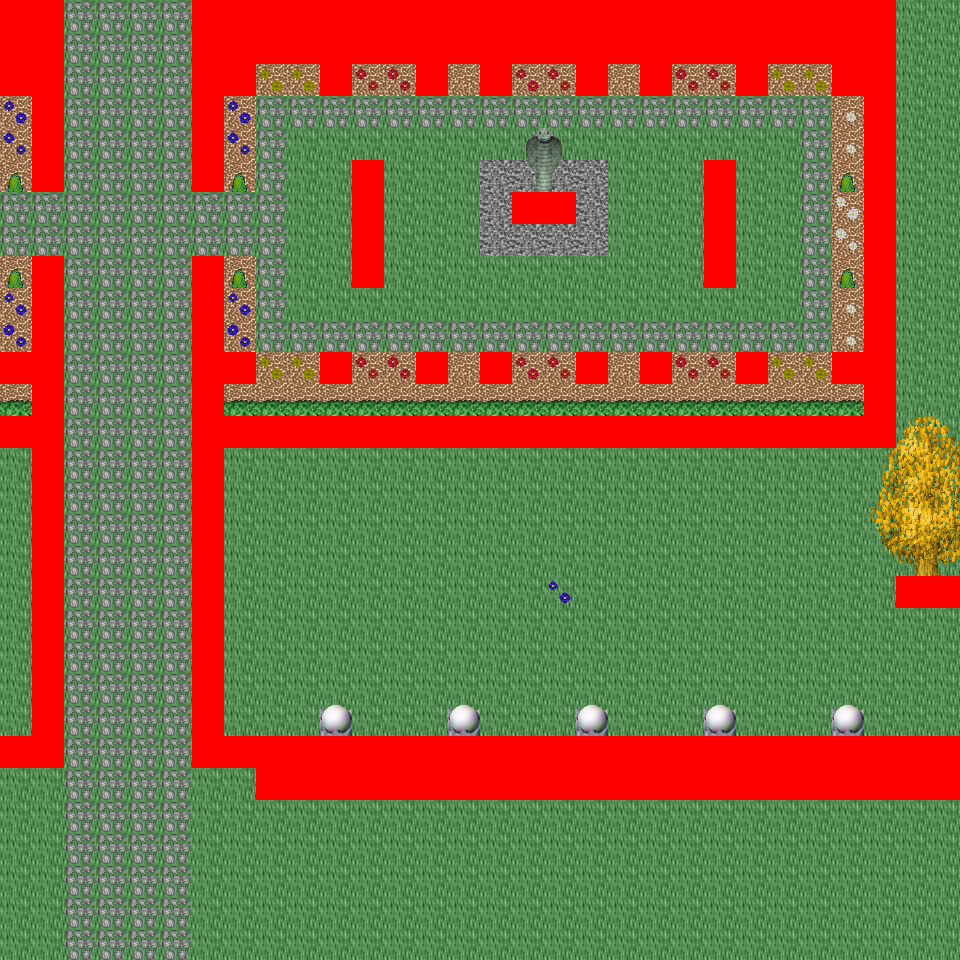

Tiled map render using the project's own tile images. Description and the map definition, with tile-layer contents summarised, below:
An orthogonal 30x30 tile map with 32x32 px tiles, 6 tile layers (Ground, Object, Object2, Above, ...), 42 tilesets and 10 objects (10x mapExit).

<map version="1.0" orientation="orthogonal" renderorder="right-down" width="30" height="30" tilewidth="32" tileheight="32" nextobjectid="11">
  <tileset firstgid="1" name="tileset_logic_collision" tilewidth="32" tileheight="32" tilecount="1" columns="1">
    <image source="../drawable/tileset_logic_collision.png" width="32" height="32" />
  </tileset>
  <tileset firstgid="2" name="tileset_building_decoration_orbpedestal" tilewidth="32" tileheight="32" tilecount="2" columns="1">
    <image source="../drawable/tileset_building_decoration_orbpedestal.png" width="32" height="64" />
  </tileset>
  <tileset firstgid="4" name="tileset_building_decoration_block" tilewidth="32" tileheight="32" tilecount="2" columns="2">
    <image source="../drawable/tileset_building_decoration_block.png" width="64" height="32" />
  </tileset>
  <tileset firstgid="6" name="tileset_building_decoration_chimney" tilewidth="32" tileheight="32" tilecount="2" columns="1">
    <image source="../drawable/tileset_building_decoration_chimney.png" width="32" height="64" />
  </tileset>
  <tileset firstgid="8" name="tileset_building_fence_fence_chunky" tilewidth="32" tileheight="32" tilecount="21" columns="3">
    <image source="../drawable/tileset_building_fence_fence_chunky.png" width="96" height="224" />
  </tileset>
  <tileset firstgid="29" name="tileset_ground_cobbled_paving" tilewidth="32" tileheight="32" tilecount="1" columns="1">
    <image source="../drawable/tileset_ground_cobbled_paving.png" width="32" height="32" />
  </tileset>
  <tileset firstgid="30" name="tileset_ground_gravel" tilewidth="32" tileheight="32" tilecount="1" columns="1">
    <image source="../drawable/tileset_ground_gravel.png" width="32" height="32" />
  </tileset>
  <tileset firstgid="31" name="tileset_ground_stone_floors" tilewidth="32" tileheight="32" tilecount="6" columns="3">
    <image source="../drawable/tileset_ground_stone_floors.png" width="96" height="64" />
  </tileset>
  <tileset firstgid="37" name="tileset_ground_ground" tilewidth="32" tileheight="32" tilecount="33" columns="3">
    <image source="../drawable/tileset_ground_ground.png" width="96" height="352" />
  </tileset>
  <tileset firstgid="70" name="tileset_plant_bush_hedge" tilewidth="32" tileheight="32" tilecount="35" columns="5">
    <image source="../drawable/tileset_plant_bush_hedge.png" width="160" height="224" />
  </tileset>
  <tileset firstgid="105" name="tileset_plant_bush_various_small" tilewidth="32" tileheight="32" tilecount="9" columns="3">
    <image source="../drawable/tileset_plant_bush_various_small.png" width="96" height="96" />
  </tileset>
  <tileset firstgid="114" name="tileset_plant_flower_daisy_blue" tilewidth="32" tileheight="32" tilecount="8" columns="2">
    <image source="../drawable/tileset_plant_flower_daisy_blue.png" width="64" height="128" />
  </tileset>
  <tileset firstgid="122" name="tileset_plant_flower_daisy_red" tilewidth="32" tileheight="32" tilecount="8" columns="2">
    <image source="../drawable/tileset_plant_flower_daisy_red.png" width="64" height="128" />
  </tileset>
  <tileset firstgid="130" name="tileset_plant_flower_daisy_white" tilewidth="32" tileheight="32" tilecount="8" columns="2">
    <image source="../drawable/tileset_plant_flower_daisy_white.png" width="64" height="128" />
  </tileset>
  <tileset firstgid="138" name="tileset_plant_flower_daisy_yellow" tilewidth="32" tileheight="32" tilecount="8" columns="2">
    <image source="../drawable/tileset_plant_flower_daisy_yellow.png" width="64" height="128" />
  </tileset>
  <tileset firstgid="146" name="tileset_plant_vine_plait" tilewidth="32" tileheight="32" tilecount="9" columns="3">
    <image source="../drawable/tileset_plant_vine_plait.png" width="96" height="96" />
  </tileset>
  <tileset firstgid="155" name="tileset_furniture_light_iron_lamp" tilewidth="32" tileheight="32" tilecount="3" columns="1">
    <image source="../drawable/tileset_furniture_light_iron_lamp.png" width="32" height="96" />
  </tileset>
  <tileset firstgid="158" name="tileset_furniture_light_flames" tilewidth="32" tileheight="32" tilecount="6" columns="6">
    <image source="../drawable/tileset_furniture_light_flames.png" width="192" height="32" />
  </tileset>
  <tileset firstgid="164" name="tileset_ground_grass_corners" tilewidth="32" tileheight="32" tilecount="24" columns="6">
    <image source="../drawable/tileset_ground_grass_corners.png" width="192" height="128" />
  </tileset>
  <tileset firstgid="188" name="tileset_ground_grass_edges" tilewidth="32" tileheight="32" tilecount="36" columns="12">
    <image source="../drawable/tileset_ground_grass_edges.png" width="384" height="96" />
  </tileset>
  <tileset firstgid="224" name="tileset_plant_tree_tree_golden_large" tilewidth="32" tileheight="32" tilecount="24" columns="4">
    <image source="../drawable/tileset_plant_tree_tree_golden_large.png" width="128" height="192" />
  </tileset>
  <tileset firstgid="248" name="tileset_ground_water_dungeon_water" tilewidth="32" tileheight="32" tilecount="30" columns="3">
    <image source="../drawable/tileset_ground_water_dungeon_water.png" width="96" height="320" />
  </tileset>
  <tileset firstgid="278" name="tileset_plant_indoor_pot_plant_1" tilewidth="32" tileheight="32" tilecount="12" columns="6">
    <image source="../drawable/tileset_plant_indoor_pot_plant_1.png" width="192" height="64" />
  </tileset>
  <tileset firstgid="290" name="tileset_logic_creature_human_imperial" tilewidth="32" tileheight="32" tilecount="16" columns="8">
    <image source="../drawable/tileset_logic_creature_human_imperial.png" width="256" height="64" />
  </tileset>
  <tileset firstgid="306" name="tileset_item_statue_metal_and_stone" tilewidth="32" tileheight="32" tilecount="6" columns="3">
    <image source="../drawable/tileset_item_statue_metal_and_stone.png" width="96" height="64" />
  </tileset>
  <tileset firstgid="312" name="tileset_item_statue_grey_stone" tilewidth="32" tileheight="32" tilecount="4" columns="2">
    <image source="../drawable/tileset_item_statue_grey_stone.png" width="64" height="64" />
  </tileset>
  <tileset firstgid="316" name="tileset_building_castle" tilewidth="32" tileheight="32" tilecount="320" columns="20">
    <image source="../drawable/tileset_building_castle.png" width="640" height="512" />
  </tileset>
  <tileset firstgid="636" name="tileset_building_church" tilewidth="32" tileheight="32" tilecount="56" columns="8">
    <image source="../drawable/tileset_building_church.png" width="256" height="224" />
  </tileset>
  <tileset firstgid="692" name="tileset_item_pot_pot_golden" tilewidth="32" tileheight="32" tilecount="4" columns="4">
    <image source="../drawable/tileset_item_pot_pot_golden.png" width="128" height="32" />
  </tileset>
  <tileset firstgid="696" name="tileset_furniture_table_bench" tilewidth="32" tileheight="32" tilecount="3" columns="3">
    <image source="../drawable/tileset_furniture_table_bench.png" width="96" height="32" />
  </tileset>
  <tileset firstgid="699" name="tileset_item_statue_green_stone" tilewidth="32" tileheight="32" tilecount="12" columns="4">
    <image source="../drawable/tileset_item_statue_green_stone.png" width="128" height="96" />
  </tileset>
  <tileset firstgid="711" name="tileset_item_statue_green_stone_2" tilewidth="32" tileheight="32" tilecount="6" columns="2">
    <image source="../drawable/tileset_item_statue_green_stone_2.png" width="64" height="96" />
  </tileset>
  <tileset firstgid="717" name="tileset_plant_bush_hosta" tilewidth="32" tileheight="32" tilecount="9" columns="3">
    <image source="../drawable/tileset_plant_bush_hosta.png" width="96" height="96" />
  </tileset>
  <tileset firstgid="726" name="tileset_plant_tree_tree_green" tilewidth="32" tileheight="32" tilecount="88" columns="8">
    <image source="../drawable/tileset_plant_tree_tree_green.png" width="256" height="352" />
  </tileset>
  <tileset firstgid="814" name="tileset_item_banners_flag" tilewidth="32" tileheight="32" tilecount="12" columns="3">
    <image source="../drawable/tileset_item_banners_flag.png" width="96" height="128" />
  </tileset>
  <tileset firstgid="826" name="tileset_furniture_table_long_front_on" tilewidth="32" tileheight="32" tilecount="3" columns="1">
    <image source="../drawable/tileset_furniture_table_long_front_on.png" width="32" height="96" />
  </tileset>
  <tileset firstgid="829" name="tileset_item_flagpole" tilewidth="32" tileheight="32" tilecount="3" columns="1">
    <image source="../drawable/tileset_item_flagpole.png" width="32" height="96" />
  </tileset>
  <tileset firstgid="832" name="tileset_logic_portal" tilewidth="32" tileheight="32" tilecount="24" columns="8">
    <image source="../drawable/tileset_logic_portal.png" width="256" height="96" />
  </tileset>
  <tileset firstgid="856" name="tileset_logic_creature_animal" tilewidth="32" tileheight="32" tilecount="32" columns="8">
    <image source="../drawable/tileset_logic_creature_animal.png" width="256" height="128" />
  </tileset>
  <tileset firstgid="888" name="tileset_plant_tree_spruce" tilewidth="32" tileheight="32" tilecount="6" columns="2">
    <image source="../drawable/tileset_plant_tree_spruce.png" width="64" height="96" />
  </tileset>
  <tileset firstgid="894" name="tileset_light_light_5x5" tilewidth="32" tileheight="32" tilecount="25" columns="5">
    <image source="../drawable/tileset_light_light_5x5.png" width="160" height="160" />
  </tileset>
  <tileset firstgid="919" name="tileset_plant_stump_stump_brown" tilewidth="32" tileheight="32" tilecount="4" columns="2">
    <image source="../drawable/tileset_plant_stump_stump_brown.png" width="64" height="64" />
  </tileset>
  <layer name="Ground" width="30" height="30">
    <data>[900 cells, 900 non-empty, 4 distinct tile ids]</data>
  </layer>
  <layer name="Object" width="30" height="30">
    <data>[900 cells, 365 non-empty, 31 distinct tile ids]</data>
  </layer>
  <layer name="Object2" width="30" height="30">
    <data>[900 cells, 45 non-empty, 4 distinct tile ids]</data>
  </layer>
  <layer name="Above" width="30" height="30">
    <data>[900 cells, 105 non-empty, 31 distinct tile ids]</data>
  </layer>
  <layer name="Above2" width="30" height="30">
    <data>[900 cells, 0 non-empty, 0 distinct tile ids]</data>
  </layer>
  <layer name="Walkable" width="30" height="30">
    <data>[900 cells, 197 non-empty, 1 distinct tile ids]</data>
  </layer>
  <objectgroup name="MapEvents">
    <object id="1" name="north" type="mapExit" x="64" y="0" width="128" height="32">
      <properties>
        <property name="map" value="level_0_x70_y130" />
        <property name="x" value="2" />
        <property name="y" value="28" />
      </properties>
    </object>
    <object id="2" name="north2" type="mapExit" x="896" y="0" width="64" height="32">
      <properties>
        <property name="map" value="level_0_x70_y130" />
        <property name="x" value="28" />
        <property name="y" value="28" />
      </properties>
    </object>
    <object id="3" name="south" type="mapExit" x="0" y="928" width="960" height="32">
      <properties>
        <property name="map" value="level_0_x70_y132" />
        <property name="x" value="0" />
        <property name="y" value="1" />
      </properties>
    </object>
    <object id="4" name="west" type="mapExit" x="0" y="96" width="32" height="256">
      <properties>
        <property name="map" value="level_0_x69_y131" />
        <property name="x" value="28" />
        <property name="y" value="3" />
      </properties>
    </object>
    <object id="5" name="west2" type="mapExit" x="0" y="384" width="32" height="32">
      <properties>
        <property name="map" value="level_0_x69_y131" />
        <property name="x" value="28" />
        <property name="y" value="12" />
      </properties>
    </object>
    <object id="6" name="west3" type="mapExit" x="0" y="448" width="32" height="288">
      <properties>
        <property name="map" value="level_0_x69_y131" />
        <property name="x" value="28" />
        <property name="y" value="14" />
      </properties>
    </object>
    <object id="7" name="west4" type="mapExit" x="0" y="768" width="32" height="192">
      <properties>
        <property name="map" value="level_0_x69_y131" />
        <property name="x" value="28" />
        <property name="y" value="24" />
      </properties>
    </object>
    <object id="8" name="east" type="mapExit" x="928" y="0" width="32" height="576">
      <properties>
        <property name="map" value="level_0_x71_y131" />
        <property name="x" value="1" />
        <property name="y" value="0" />
      </properties>
    </object>
    <object id="9" name="east2" type="mapExit" x="928" y="608" width="32" height="128">
      <properties>
        <property name="map" value="level_0_x71_y131" />
        <property name="x" value="1" />
        <property name="y" value="19" />
      </properties>
    </object>
    <object id="10" name="east3" type="mapExit" x="928" y="800" width="32" height="160">
      <properties>
        <property name="map" value="level_0_x71_y131" />
        <property name="x" value="1" />
        <property name="y" value="25" />
      </properties>
    </object>
  </objectgroup>
</map>
